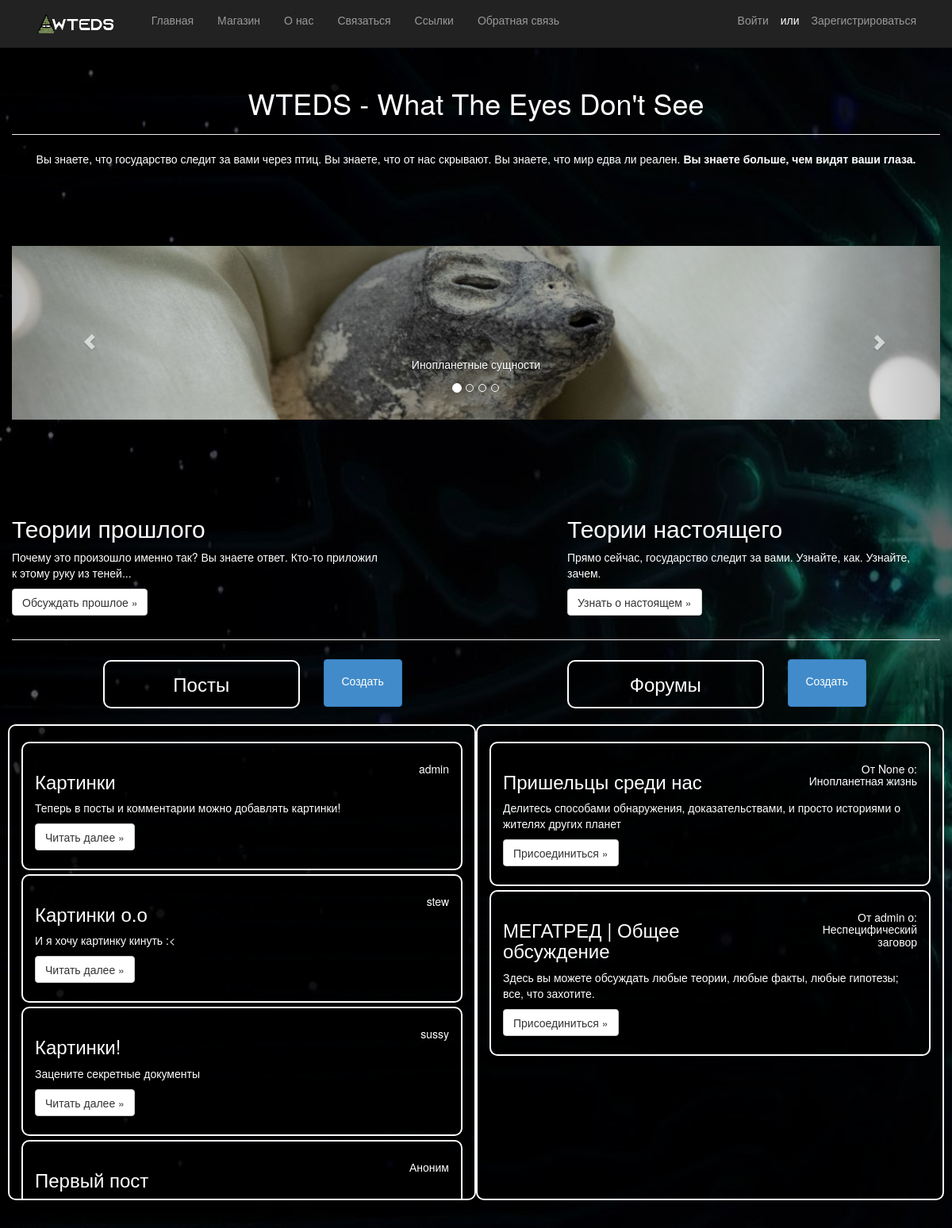
The page / on the database its author committed.
### app/models.py (models this page shows, shortened)
class SinglePost (models.Model):
    title = models.CharField(max_length = 128, verbose_name = "Заголовок")
    short_desc = models.CharField(blank = True, null = True, max_length = 512, verbose_name = "Краткое описание")
    text = models.TextField(verbose_name = "Основной текст")
    creation_date = models.DateField(default = datetime.now(), editable = False, verbose_name = "Дата создания", db_index = True)
    author = models.ForeignKey(User, null = True, blank = True, on_delete = models.SET_NULL, verbose_name = "Автор")
    image_1 = models.ImageField(max_length = 255, null = True, blank = True, verbose_name = "Картинка (1)")
    image_2 = models.ImageField(max_length = 255, null = True, blank = True, verbose_name = "Картинка (2)")
    image_3 = models.ImageField(max_length = 255, null = True, blank = True, verbose_name = "Картинка (3)")
    class Meta:
        db_table = "single_posts"
        ordering = ["-creation_date", "title"]
        verbose_name = "одиночная публикация"
        verbose_name_plural = "одиночные публикации"

class Thread (models.Model):
    title = models.CharField(max_length = 192, verbose_name = "Название")
    short_desc = models.CharField(max_length = 512, verbose_name = "Краткое описание")
    theme = models.CharField(max_length = 32, db_default = "00", default = "Неспецифический заговор",
                             verbose_name = "Тематика", choices = [
                                ("AL", "Инопланетная жизнь"),
                                ("CU", "Таинственные культы"),
                                ("GV", "Правительственный заговор"),
                                ("IL", "Заговор иллюминатов"),
                                ("RI", "Мировая элита"),
                                ("00", "Неспецифический заговор"),
                            ])
    owner = models.ForeignKey(User, null = True, blank = True, on_delete=models.SET_NULL, verbose_name = "Владелец")
    created = models.DateTimeField(default = datetime.now(), verbose_name = "Создание")
    active = models.DateTimeField(default = datetime.now(), verbose_name = "Последняя активность")
    image = models.ImageField(max_length = 255, null = True, blank = True, verbose_name = "Картинка")
    class Meta:
        db_table = "threads"
        ordering = ["-active", "-created"]
        verbose_name = "форумная публикация"
        verbose_name_plural = "форумные публикации"

### app/views.py (the view)
# urls.py: path('', views.home, name='home'),
def home(request):
    assert isinstance(request, HttpRequest)
    posts = SinglePost.objects.all()
    threads = Thread.objects.all()
    return render(
        request,
        'app/index.html',
        {
            'title': 'Коллектив осведомленных',
            'posts': posts,
            'threads': threads,
            'year': datetime.now().year,
        }
    )

### app/templates/app/index.html (shortened to what this page needs)
﻿{% extends "app/layout.html" %}
{% load static %}
{% block content %}
<div class="page-header text-center"><h1>WTEDS - What The Eyes Don't See</h1></div>
<div class="text-center">
    Вы знаете, что государство следит за вами через птиц.
    Вы знаете, что от нас скрывают. Вы знаете, что мир едва ли реален.
    <strong>Вы знаете больше, чем видят ваши глаза.</strong>
</div>
<div id="myCarousel" class="carousel slide" data-ride="carousel" style="margin: 100px 0px" data-interval="5000">
    <ol class="carousel-indicators">
        <li data-target="#myCarousel" data-slide-to="0" class="active"></li>
        <li data-target="#myCarousel" data-slide-to="1"></li>
        <li data-target="#myCarousel" data-slide-to="2"></li>
        <li data-target="#myCarousel" data-slide-to="3"></li>
    </ol>
    <div class="carousel-inner" role="listbox">
        <div class="item active">
            <img src="{% static 'app/img/banner1.png'%} " alt="Первый слайд" class="img-responsive" />
            <div class="carousel-caption" role="option">
                <p>
                    Инопланетные сущности
                </p>
            </div>
        </div>
    </div>
    <a class="left carousel-control" href="#myCarousel" role="button" data-slide="prev">
        <span class="glyphicon glyphicon-chevron-left" aria-hidden="true"></span>
    </a>
    <a class="right carousel-control" href="#myCarousel" role="button" data-slide="next">
        <span class="glyphicon glyphicon-chevron-right" aria-hidden="true"></span>
    </a>
</div>
<div class="row">
    <div class="col-md-5">
        <h2>Теории прошлого</h2>
        <p>Почему это произошло именно так? Вы знаете ответ. Кто-то приложил к этому руку из теней...</p>
        <p><a class="btn btn-default">Обсуждать прошлое &raquo;</a></p>
    </div>
    <div class="col-md-5 col-md-offset-2">
        <h2>Теории настоящего</h2>
        <p>Прямо сейчас, государство следит за вами. Узнайте, как. Узнайте, зачем.</p>
        <p><a class="btn btn-default">Узнать о настоящем &raquo;</a></p>
    </div>
</div>
<hr/>
<div class="container-fluid">
    <div class="row container-fluid overflow-hidden">
        <span class="col-md-4 col-md-offset-1 row overflow-hidden gx-5">
            <span class="col-md-9"><h3 class="content-card text-center">Посты</h3></span>
            <span class="col-md-3">
                <a class="btn btn-primary text-center" style="height:60px; margin-top: 4px" href="{% url 'create' type="post" %}">
                    <p style="margin: 10px">Создать</p>
                </a>
            </span>
            </span>
        <span class="col-md-4 col-md-offset-2 row overflow-hidden align-middle gx-5">
            <span class="col-md-9"><h3 class="content-card text-center">Форумы</h3></span>
            <span class="col-md-3 align-middle">
                <a class="btn btn-primary text-center" style="height:60px; margin-top: 4px" href="{% url 'create' type="thread" %}">
                    <p style="margin: 10px">Создать</p>
                </a>
            </span>
        </span>
    </div>
    <div class="row" style="padding: 10px">
    <div class="col-md-6 content-card scroller" style="padding: 15px">
        {% for post in posts %}
            <div class="content-card container">
                <div class="row">
                    <h3 class="text-left col-md-8">{{ post.title }}</h3>
                    <h5 class="text-right col-md-4">{% if post.author == None %}Аноним {% else %}{{post.author}}{%endif%}</h5>
                </div>
                <p>{{ post.short_desc }}</p>
                <a class="btn btn-default" href="{% url 'singlepost' postid=post.id %}" style="margin-bottom: 8px">Читать далее &raquo;</a>
            </div>
        {% endfor %}
    </div>
    <div class="col-md-6 content-card scroller" style="padding: 15px">
        {% for thread in threads %}
            <div class="content-card container">
                <div class="row">
                    <h3 class="text-left col-md-8">{{ thread.title }}</h3>
                    <h5 class="text-right col-md-4">От {{thread.owner }} о:
                                {% if thread.theme == "AL" %} Инопланетная жизнь
                                {% elif thread.theme == "CU" %} Таинственные культы
                                {% elif thread.theme == "GV" %} Правительственный заговор
                                {% elif thread.theme == "IL" %} Заговор иллюминатов
                                {% elif thread.theme == "RI" %} Мировая элита
                                {% else %} Неспецифический заговор {% endif %}
                    </h5>
                </div>
                <p>{{ thread.short_desc }}</p>
                <a class="btn btn-default" style="margin-bottom: 8px" href="{% url 'thread' threadid=thread.id %}">Присоединиться &raquo;</a>
            </div>
        {% endfor %}
    </div>
        </div>
</div>
{% endblock %}

### app/static/app/content/site.css (style rules this page uses)
body { background-image: url(../img/bg.jpg); background-repeat: no-repeat; background-size: cover; background-attachment: fixed; padding-top: 50px; padding-bottom: 20px; color: white; }
.content-card { border: solid; border-color: rgba(255,255,255,1); border-width: 2px; border-radius: 10px; background-color: rgba(0,0,0,0.5); margin-bottom: 5px; margin-top: 5px; padding: 15px; }
.scroller { overflow-y: scroll; overflow-x: hidden; height: 600px; }

### rows shown on the page
SinglePost: title "Картинки", author "admin", short_desc "Теперь в посты и комментарии можно добавлять картинки!"
SinglePost: title "Картинки о.о", author "stew", short_desc "И я хочу картинку кинуть :<"
SinglePost: title "Картинки!", author "sussy", short_desc "Зацените секретные документы"
SinglePost: title "Первый пост", shows "Аноним"
Thread: title "Пришельцы среди нас", owner "None", theme "Инопланетная жизнь", short_desc "Делитесь способами обнаружения, доказательствами, и просто историями о жителях других планет"
Thread: title "МЕГАТРЕД | Общее обсуждение", owner "admin", theme "Неспецифический заговор", short_desc "Здесь вы можете обсуждать любые теории, любые факты, любые гипотезы; все, что захотите."
